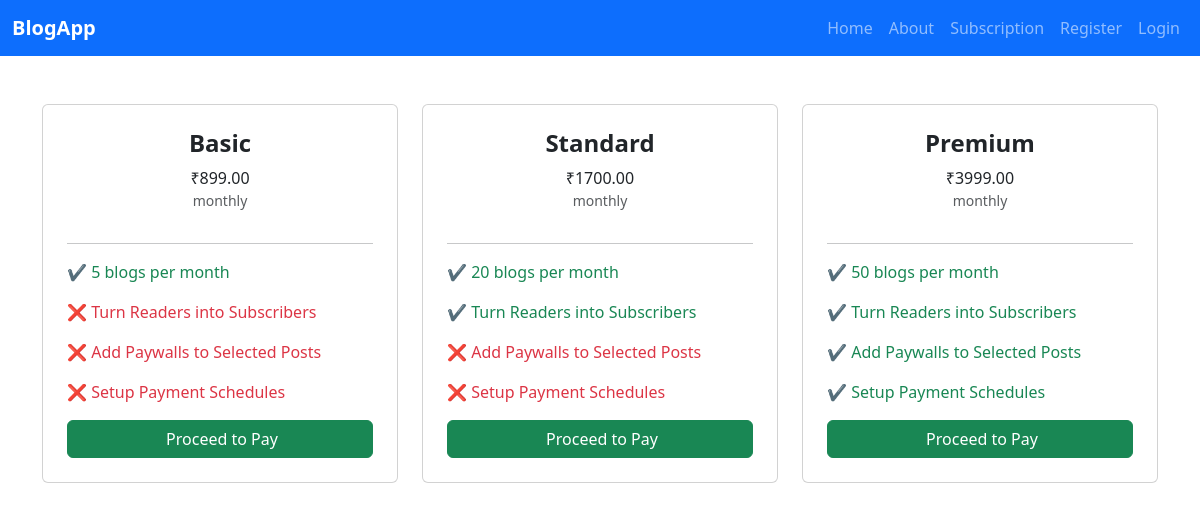
The page /pricing/ on the database its author committed.
### app1/models.py (models this page shows, shortened)
class PricingPlan(models.Model):
    PLAN_CHOICES = [
        ('basic', 'Basic'),
        ('standard', 'Standard'),
        ('premium', 'Premium'),
    ]
    name = models.CharField(max_length=50, choices=PLAN_CHOICES)
    price = models.DecimalField(max_digits=6, decimal_places=2)
    blogs_per_month = models.CharField(max_length=100)
    can_turn_subscribers = models.BooleanField(default=False)
    can_add_paywalls = models.BooleanField(default=False)
    can_setup_schedules = models.BooleanField(default=False)

### app1/views.py (the view)
# urls.py: path('pricing/', views.pricing_view, name='pricing'),
def pricing_view(request):
    plans = PricingPlan.objects.all()
    return render(request, 'pricing.html', {'plans': plans})

### templates/pricing.html (shortened to what this page needs)
{% extends "base.html" %}
{% block content %}
{% if plans %}
    <div class="container py-5">
        <div class="row text-center g-4">
            {% for plan in plans %}
            <div class="col-md-4">
                <div class="card p-4">
                    <h4 class="fw-bold">{{ plan.name|capfirst }}</h4>
                    <div class="price">₹{{ plan.price }}</div>
                    <small class="text-muted mb-3">monthly</small>
                    <hr>
                    <div class="text-start">
                        <p class="feature text-success">✔️ {{ plan.blogs_per_month }} blogs per month</p>
                        <p class="feature {% if plan.can_turn_subscribers %}text-success{% else %}text-danger{% endif %}">
                            {% if plan.can_turn_subscribers %}✔️{% else %}❌{% endif %} Turn Readers into Subscribers
                        </p>
                        <p class="feature {% if plan.can_add_paywalls %}text-success{% else %}text-danger{% endif %}">
                            {% if plan.can_add_paywalls %}✔️{% else %}❌{% endif %} Add Paywalls to Selected Posts
                        </p>
                        <p class="feature {% if plan.can_setup_schedules %}text-success{% else %}text-danger{% endif %}">
                            {% if plan.can_setup_schedules %}✔️{% else %}❌{% endif %} Setup Payment Schedules
                        </p>
                    </div>
                    {% if user.is_authenticated %}
                    <a href="{% url "payment" id=plan.id %}" class="btn btn-success">
                      <i class="bi bi-credit-card-2-front-fill me-1"></i>Proceed to Pay
                  </a>
                  {% else %}
                  <a href="{% url "signin" %}" class="btn btn-success">
                    Proceed to Pay
                </a>
                  {% endif %}
                </div>
            </div>
            {% endfor %}
        </div>
    </div>
{% else %}
    <p>No plans available.</p>
{% endif %}
{% endblock content %}

### templates/base.html (shortened to what this page needs)
<!DOCTYPE html>
<html lang="en">
<head>
    <link href="https://cdn.jsdelivr.net/npm/bootstrap@5.3.3/dist/css/bootstrap.min.css" rel="stylesheet">
</head>
<body>
{% block header %}
<nav class="navbar navbar-expand-lg navbar-dark bg-primary">
    <div class="container-fluid">
        <a class="navbar-brand fw-bold" href="{% url "index" %}">BlogApp</a>
        <div class="collapse navbar-collapse" id="navbarNav">
            <ul class="navbar-nav ms-auto">
                <li class="nav-item">
                    <a class="nav-link" href="{% url 'index' %}">Home</a>
                </li>
                <li class="nav-item">
                    <a class="nav-link" href="{% url "about" %}">About</a>
                </li>
                <li class="nav-item">
                    <a class="nav-link" href="{% url "pricing" %}">Subscription</a>
                </li>
                {% if user.is_authenticated %}
                    <li class="nav-item">
                        <a class="nav-link" href="{% url 'signout' %}">Logout</a>
                    </li>
                {% else %}
                    <li class="nav-item">
                        <a class="nav-link" href="{% url 'register' %}">Register</a>
                    </li>
                    <li class="nav-item">
                        <a class="nav-link" href="{% url 'signin' %}">Login</a>
                    </li>
                {% endif %}
            </ul>
        </div>
    </div>
</nav>
{% endblock header %}
{% block content %}
{% endblock %}
</body>
</html>

### rows shown on the page
PricingPlan: name "Basic", price "899.00", blogs_per_month "5"
PricingPlan: name "Standard", price "1700.00", blogs_per_month "20"
PricingPlan: name "Premium", price "3999.00", blogs_per_month "50"
